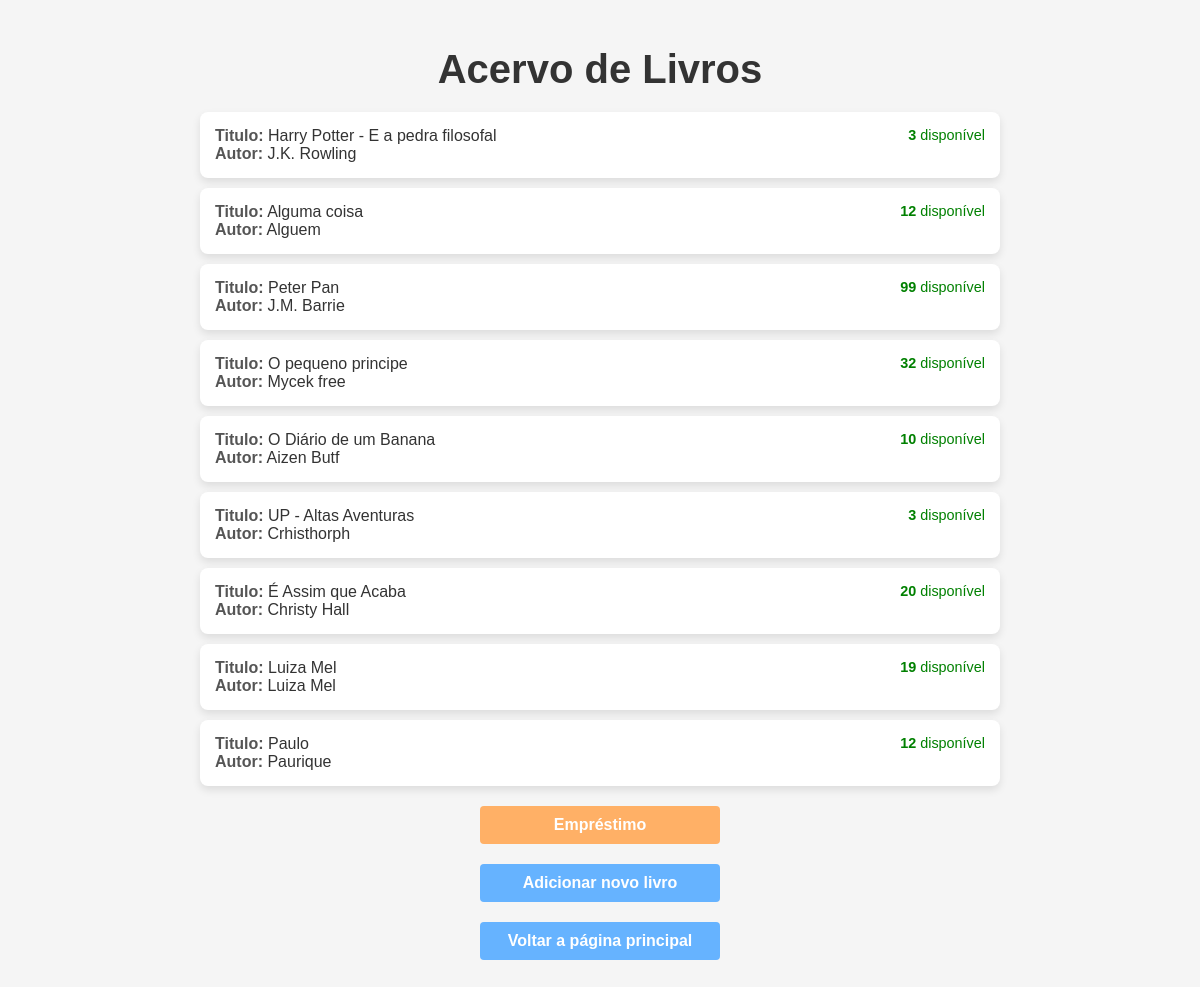
Before: /consultar_acervo/ (signed in) with the older database file.
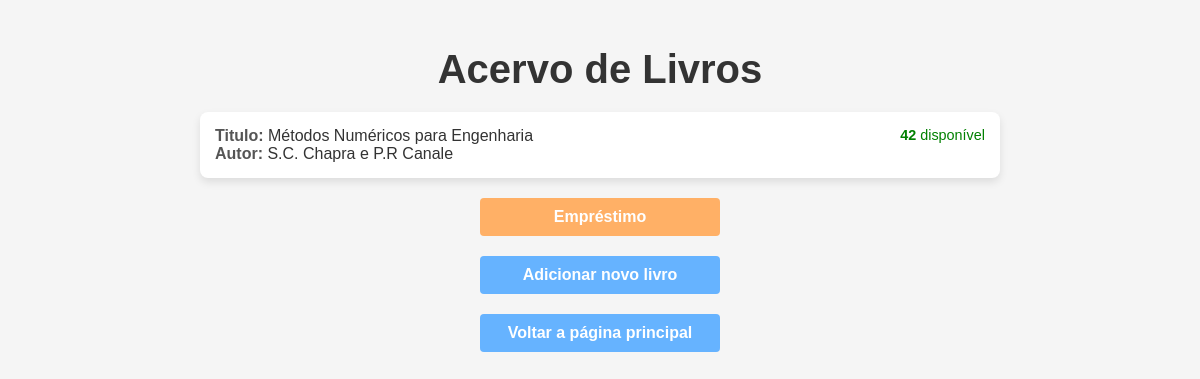
After: the same page with the newer database file.
### biblioteca/models.py (models this page shows, shortened)
class Livro(models.Model):
    titulo = models.CharField(max_length=200)
    autor = models.CharField(max_length=100)
    exemplares = models.IntegerField()
    status = models.CharField(
        max_length=20,
        choices=[("disponível", "Disponível"), ("emprestado", "Emprestado")],
        default="disponível",
    )

### biblioteca/views.py (the view)
# urls.py: path('consultar_acervo/', views.consultar_acervo, name='consultar_acervo'),
@login_required
def consultar_acervo(request):
    livros = Livro.objects.all()
    return render(
        request, "paginas_consultas/consultar_acervo.html", {"livros": livros}
    )

### biblioteca/templates/paginas_consultas/consultar_acervo.html (shortened to what this page needs)
{% load static %}
<!DOCTYPE html>
<html lang="pt-br">
<head>
    {% block style %}
        <link rel="stylesheet" href="{% static 'css/css_consulta/consulta.css' %}">
    {% endblock style %}
</head>
<body>
    {% block main %}
        <h1>Acervo de Livros</h1>
        <ul class="lista-livros">
            {% for livro in livros %}
                <li class="livro-item">
                    <div class="detalhes-livro">
                        <span class="livro-titulo"><strong>Titulo:</strong> {{ livro.titulo }}</span><br>
                        <strong>Autor:</strong> {{ livro.autor }}<br>
                    </div>
                    <div class="emprestimo">
                        <span class="status"><strong>{{ livro.exemplares }}</strong> {{ livro.status }}</span>
                    </div>
                </li>
            {% endfor %}
        </ul>
        <a href="{% url 'solicitar_emprestimo' %}" class="botao-emprestar">Empréstimo</a>
        <a href="{% url 'cadastrar_livro' %}">Adicionar novo livro</a>
        <a href="{% url 'Home' %}">Voltar a página principal</a>
    {% endblock main %}
</body>
</html>

### biblioteca/static/css/css_consulta/consulta.css (style rules this page uses)
body { font-family: 'Lucida Sans', 'Lucida Sans Regular', 'Lucida Grande', 'Lucida Sans Unicode', Geneva, Verdana, sans-serif; background-color: #f5f5f5; margin: 0; padding: 20px; font-size: 20px; }
h1 { text-align: center; color: #333; margin-bottom: 20px; }
ul.lista-livros { list-style: none; padding: 0; max-width: 800px; margin: 0 auto; }
.livro-item { background-color: #fff; padding: 15px; margin: 10px 0; border-radius: 8px; box-shadow: 0 4px 8px rgba(0, 0, 0, 0.1); display: flex; justify-content: space-between; align-items: flex-start; }
.detalhes-livro { font-size: 1rem; color: #333; width: 620px; }
.detalhes-livro strong { color: #555; }
.emprestimo { display: flex; flex-direction: column; align-items: flex-end; }
.botao-emprestar { background-color: #ffb066; color: white; padding: 10px 20px; border-radius: 4px; text-decoration: none; font-weight: bold; text-align: center; margin-bottom: 10px; transition: background-color 0.3s ease; }
.status { font-size: 0.9rem; color: green; }
a { display: block; text-align: center; background-color: #66b3ff; color: #fff; padding: 10px 20px; border-radius: 4px; text-decoration: none; font-size: 1rem; font-weight: bold; margin: 20px auto; max-width: 200px; }

Changed rows visible on the page:
removed Livro: titulo "Alguma coisa", autor "Alguem", exemplares "12", status "disponível"
removed Livro: titulo "Peter Pan", autor "J.M. Barrie", exemplares "99", status "disponível"
removed Livro: titulo "O pequeno principe", autor "Mycek free", exemplares "32", status "disponível"
removed Livro: titulo "O Diário de um Banana", autor "Aizen Butf", exemplares "10", status "disponível"
removed Livro: titulo "UP - Altas Aventuras", autor "Crhisthorph", exemplares "3", status "disponível"
removed Livro: titulo "É Assim que Acaba", autor "Christy Hall", exemplares "20", status "disponível"
removed Livro: titulo "Luiza Mel", autor "Luiza Mel", exemplares "19", status "disponível"
removed Livro: titulo "Paulo", autor "Paurique", exemplares "12", status "disponível"
changed Livro "disponível": titulo "Harry Potter - E a pedra filosofal" → "Métodos Numéricos para Engenharia"; autor "J.K. Rowling" → "S.C. Chapra e P.R Canale"; exemplares "3" → "42"
